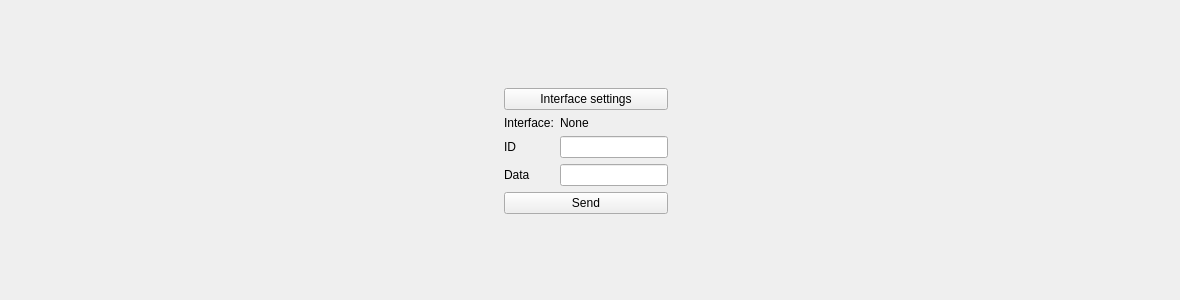
      <widget class="QWidget" name="tabSinglePacket">
       <attribute name="title">
        <string>Single packet</string>
       </attribute>
       <widget class="QWidget" name="gridLayoutWidget_2">
        <property name="geometry">
         <rect>
          <x>0</x>
          <y>10</y>
          <width>1171</width>
          <height>281</height>
         </rect>
        </property>
        <layout class="QGridLayout" name="gridLayoutSinglePacketOverall">
         <item row="2" column="1">
          <spacer name="verticalSpacerSinglePacketBottom">
           <property name="orientation">
            <enum>Qt::Vertical</enum>
           </property>
           <property name="sizeHint" stdset="0">
            <size>
             <width>20</width>
             <height>40</height>
            </size>
           </property>
          </spacer>
         </item>
         <item row="1" column="0">
          <spacer name="horizontalSpacerSinglePacketLEft">
           <property name="orientation">
            <enum>Qt::Horizontal</enum>
           </property>
           <property name="sizeHint" stdset="0">
            <size>
             <width>40</width>
             <height>20</height>
            </size>
           </property>
          </spacer>
         </item>
         <item row="1" column="2">
          <spacer name="horizontalSpacerSinglePacketRight">
           <property name="orientation">
            <enum>Qt::Horizontal</enum>
           </property>
           <property name="sizeHint" stdset="0">
            <size>
             <width>40</width>
             <height>20</height>
            </size>
           </property>
          </spacer>
         </item>
         <item row="1" column="1">
          <layout class="QGridLayout" name="gridLayoutSinglePacket">
           <item row="2" column="0" colspan="2">
            <widget class="QLabel" name="labelSenderSingleInterfaceDescr">
             <property name="text">
              <string>Interface:</string>
             </property>
            </widget>
           </item>
           <item row="5" column="2" colspan="2">
            <widget class="QLineEdit" name="lineEditSinglePacketID"/>
           </item>
           <item row="5" column="0" colspan="2">
            <widget class="QLabel" name="labelSinglePacketID">
             <property name="text">
              <string>ID</string>
             </property>
            </widget>
           </item>
           <item row="6" column="0" colspan="2">
            <widget class="QLabel" name="labelSinglePackeData">
             <property name="text">
              <string>Data</string>
             </property>
            </widget>
           </item>
           <item row="6" column="2" colspan="2">
            <widget class="QLineEdit" name="lineEditSinglePacketData"/>
           </item>
           <item row="7" column="0" colspan="4">
            <widget class="QPushButton" name="buttonSingleSend">
             <property name="text">
              <string>Send</string>
             </property>
            </widget>
           </item>
           <item row="2" column="2" colspan="2">
            <widget class="QLabel" name="labelSenderSingleInterfaceValue">
             <property name="text">
              <string>None</string>
             </property>
            </widget>
           </item>
           <item row="1" column="0" colspan="4">
            <widget class="QPushButton" name="buttonSenderSingleInterfaceSettings">
             <property name="text">
              <string>Interface settings</string>
             </property>
            </widget>
           </item>
          </layout>
         </item>
         <item row="0" column="1">
          <spacer name="verticalSpacerSinglePacketTop">
           <property name="orientation">
            <enum>Qt::Vertical</enum>
           </property>
           <property name="sizeHint" stdset="0">
            <size>
             <width>20</width>
             <height>40</height>
            </size>
           </property>
          </spacer>
         </item>
        </layout>
       </widget>
      </widget>
